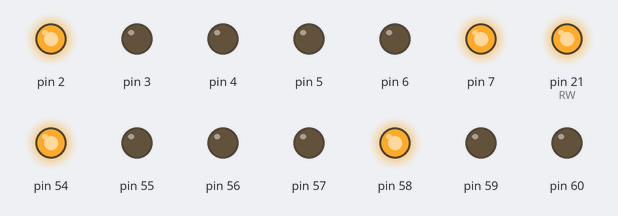
Recording of a sketch running on a simulated Arduino Mega 2560, built with avr-gcc and run on an emulated ATmega2560. Parts: output pins drawn as LEDs (lit = HIGH). Pins used as bus, display or sensor lines are not drawn; what the sketch prints to the serial monitor is not drawn.

Above: at 0.3 s.
At 0.8 s:
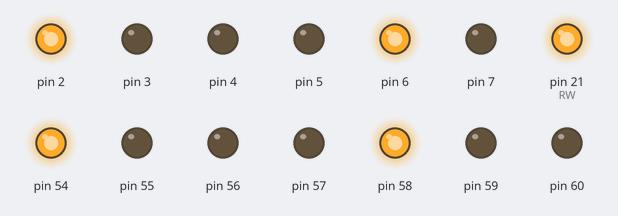
At 1.3 s:
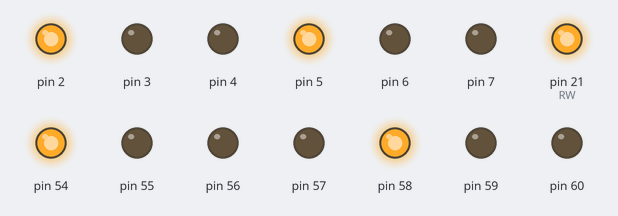
At 1.8 s:
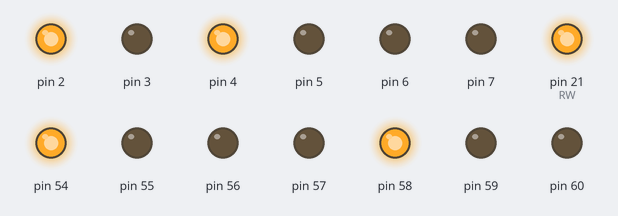
Timing chart, 0 to 3.0 s (numbered marks = the images above):
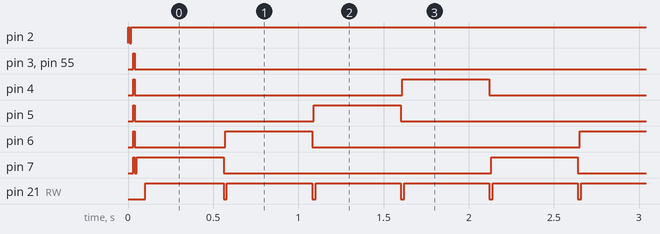

Measured:
- by itself, pin 3, pin 55: HIGH → LOW at 0.04 s
- by itself, pin 4: alternates HIGH for 0.51 s and LOW for 1.6 s
- by itself, pin 5–7: repeats every 2.1 s: HIGH 0.51 s, LOW 1.6 s
- by itself, pin 21 (RW): alternates HIGH for 0.50 s and LOW for 0.02 s

The sketch:

TEST6522.ino
```cpp
// It is only for testing interface with 65c22 and specific setting an clearing function


#define PORT_MANIPULATION

#define VIA_ADD   0xd1
#define VIA_PORTA 0x91
#define VIA_ADDRA 0x93

#define RESET 19
#define IRQ 20
#define RW 21

#define RD 0x01 // B00000001 PA0 ~RD
#define WR 0x02 // B00000010 PA1 ~WR
#define CE 0x04 // B00000100 PA2 ~CE
#define CD 0x08 // B00001000 PA3 C~D
#define RS 0x20 // B00100000 PA5 RST

void writedatalines(unsigned int data){

  PORTG = ((data & 0x08) << 2);
  PORTH = ((data & 0x01) << 4) + ((data & 0x02) << 2);
  PORTE = ((data & 0x04) << 1) + ((data & 0x10) << 1) + ((data & 0x20) >> 1) + ((data & 0x40 ) >> 5) + ((data & 0x80) >> 7);
}

void reset() {
  SET_RS();                            //Reset LCD HIGH
  //digitalWrite(RESET, HIGH);           //Reset 65C22 HIGH
  delayMicroseconds(100);
  CLR_RS();                            //Reset LCD LOW
  //digitalWrite(RESET, LOW);            //Reset 65C22 LOW
  delayMicroseconds(10);
  SET_RS();                            //Reset LCD HIGH
  //digitalWrite(RESET, HIGH);           //Reset 65C22 HIGH
  //Serial.println("Reset Display");
}

unsigned int LCD_BITS = 0;

void writedata2reg(unsigned int data, unsigned int VIA_ADDdd, unsigned int LOWregadd){
  writedatalines(data);
  PORTK = VIA_ADDdd;
  PORTF = LOWregadd;  //PORTA
  digitalWrite(RW, LOW);
  delay(10);
  digitalWrite(RW, HIGH);
}

void CLR_CS(){
  LCD_BITS &= ~(CE);
  writedata2reg(LCD_BITS,VIA_ADD,VIA_PORTA);
  //delayMicroseconds(100);
}

void SET_CS(){
  LCD_BITS |= (CE);
  writedata2reg(LCD_BITS,VIA_ADD,VIA_PORTA);
  //delayMicroseconds(100);
}

void CLR_DC(){
  LCD_BITS &= ~(CD);
  writedata2reg(LCD_BITS,VIA_ADD,VIA_PORTA);
}

void SET_DC(){
  LCD_BITS |= (CD);
  writedata2reg(LCD_BITS,VIA_ADD,VIA_PORTA);
}

void CLR_WR(){
  LCD_BITS &= ~(WR);
  writedata2reg(LCD_BITS,VIA_ADD,VIA_PORTA);
}

void SET_WR(){
  LCD_BITS |= (WR);
  writedata2reg(LCD_BITS,VIA_ADD,VIA_PORTA);
}

void CLR_RD(){
  LCD_BITS &= ~(RD);
  writedata2reg(LCD_BITS,VIA_ADD,VIA_PORTA);
}

void SET_RD(){
  LCD_BITS |= (RD);
  writedata2reg(LCD_BITS,VIA_ADD,VIA_PORTA);
}

void CLR_RS(){
  LCD_BITS &= ~(RS);
  writedata2reg(LCD_BITS,VIA_ADD,VIA_PORTA);
}

void SET_RS(){
  LCD_BITS |= (RS);
  writedata2reg(LCD_BITS,VIA_ADD,VIA_PORTA);
}
void setup() {
  DDRK = 0xFF;
  DDRF = 0xFF;
  DDRH = B00011000;
  DDRE = B00111011;
  DDRG = B00100000;

  Serial.begin(9600);
  pinMode (RW, OUTPUT);
  pinMode (IRQ, INPUT);
  pinMode (RESET, OUTPUT);
  digitalWrite(RW, HIGH);
  delayMicroseconds(10);
  digitalWrite(RESET, HIGH);
  reset();
  delayMicroseconds(10);
  writedata2reg(0xFF,VIA_ADD,VIA_ADDRA);
  Serial.println("ALL PINS OUTPUT");
}

void loop() {


  CLR_DC();
  SET_RD();
  delay(500);
  CLR_RD();
  SET_WR();
  delay(500);
  CLR_WR();
  SET_CS();
  delay(500);
  CLR_CS();
  SET_DC();
  delay(500);


}
```
